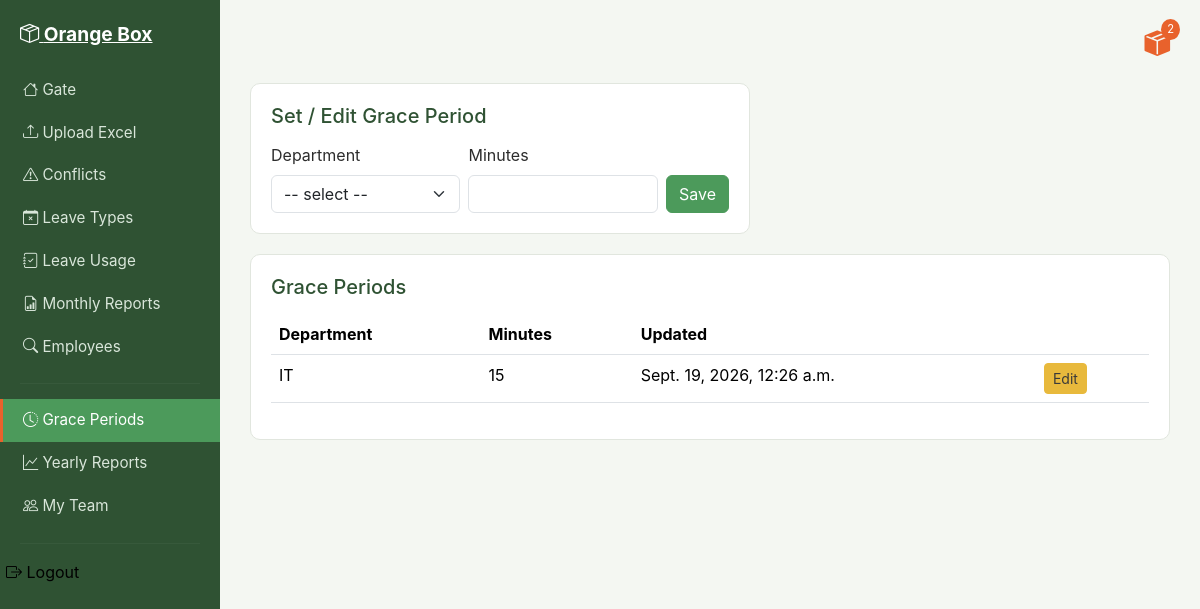
The app's page /grace-periods/ (signed in) with its own data.
### attendance/models.py (models this page shows, shortened)
class GracePeriod(models.Model):
    department = models.ForeignKey(Department, on_delete=models.CASCADE, unique=True)
    minutes = models.IntegerField()
    updated_date = models.DateTimeField(auto_now=True)
    set_by = models.ForeignKey(AttendanceLead, on_delete=models.SET_NULL, null=True, blank=True)

class Department(models.Model):
    name = models.CharField(max_length=100, unique=True)

### attendance/views.py (the view, shortened to what this page needs)
# urls.py: path('grace-periods/', views.grace_period_list, name='grace_period_list'),
@user_passes_test(is_attendance_lead)
@login_required
def grace_period_list(request):
    departments = Department.objects.all()
    periods = GracePeriod.objects.all()
    return render(request, 'attendance/grace_period_list.html', {'periods': periods, 'departments': departments})

### attendance/context_processors.py (called while the page is built)
def notifications_context(request):
    if request.user.is_authenticated:
        unread = Notification.objects.filter(recipient=request.user, status='unread').order_by('-date')
        return {
            'unread_notifications': unread,
            'unread_count': unread.count()
        }
    return {'unread_notifications': [], 'unread_count': 0}

### attendance/views.py (called while the page is built)
def is_attendance_lead(user):
    return hasattr(user, 'attendancelead')

### attendance/templates/attendance/grace_period_list.html (shortened to what this page needs)
{% extends 'attendance/base.html' %}
{% block content %}
<div class="ob-card" style="max-width:500px;">
    <h5>Set / Edit Grace Period</h5>
    <form method="post" class="row g-2 align-items-end" id="gracePeriodForm">
        <div class="col">
            <label class="form-label">Department</label>
            <select name="department" id="departmentSelect" class="form-select" required>
                <option value="">-- select --</option>
            </select>
        </div>
        <div class="col">
            <label class="form-label">Minutes</label>
            <input type="number" name="minutes" id="minutesInput" class="form-control" required>
        </div>
        <div class="col-auto"><button type="submit" class="btn btn-ob-save">Save</button></div>
    </form>
</div>
<div class="ob-card">
    <h5>Grace Periods</h5>
    {% if periods %}
    <table class="table table-ob">
        <thead><tr><th>Department</th><th>Minutes</th><th>Updated</th><th></th></tr></thead>
        <tbody>
        {% for period in periods %}
        <tr>
            <td>{{ period.department.name }}</td>
            <td>{{ period.minutes }}</td>
            <td>{{ period.updated_date }}</td>
            <td>
                <button type="button" class="btn btn-sm btn-ob-caution"
                    onclick="editGracePeriod('{{ period.department.id }}', '{{ period.minutes }}')">Edit</button>
            </td>
        </tr>
        {% endfor %}
        </tbody>
    </table>
    {% else %}
    <div class="ob-empty-state"><i class="bi bi-check-circle" style="font-size:2rem;"></i><p>No grace periods set yet.</p></div>
    {% endif %}
</div>
{% endblock %}

### static/css/style.css (style rules this page uses)
:root { --ob-bg: #f4f7f2; --ob-sidebar: #2f5233; --ob-sidebar-active: #4C9A5B; --ob-accent: #E8622C; --ob-accent-hover: #c94f20; --ob-green: #4C9A5B; --ob-yellow: #E8B93C; --ob-red: #D9534F; --ob-text: #2c2c2c; --ob-muted: #7a7a7a; --ob-card: #ffffff; --ob-border: #e1e6de; }
body { background-color: var(--ob-bg); color: var(--ob-text); font-family: -apple-system, "Segoe UI", Roboto, Arial, sans-serif; }
.ob-card { background-color: var(--ob-card); border: 1px solid var(--ob-border); border-radius: 10px; padding: 20px; margin-bottom: 20px; }
.ob-card h5 { margin-bottom: 15px; color: var(--ob-sidebar); }
.btn-ob-save { background-color: var(--ob-green); border-color: var(--ob-green); color: #fff; }
.btn-ob-caution { background-color: var(--ob-yellow); border-color: var(--ob-yellow); color: #3a3a3a; }
.table-ob thead { background-color: var(--ob-sidebar); color: #fff; }
.table-ob tbody tr:nth-child(odd) { background-color: #f9fbf8; }

### records on screen
GracePeriod: department.name "IT", minutes "15", updated_date "Sept. 19, 2026, 12:26 a.m."

### other values on screen
{{ unread_count }} "2"
